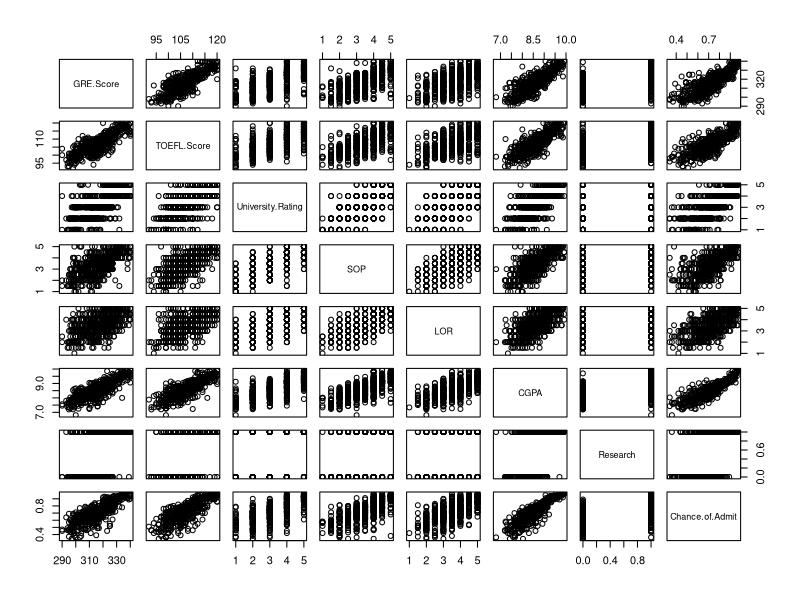
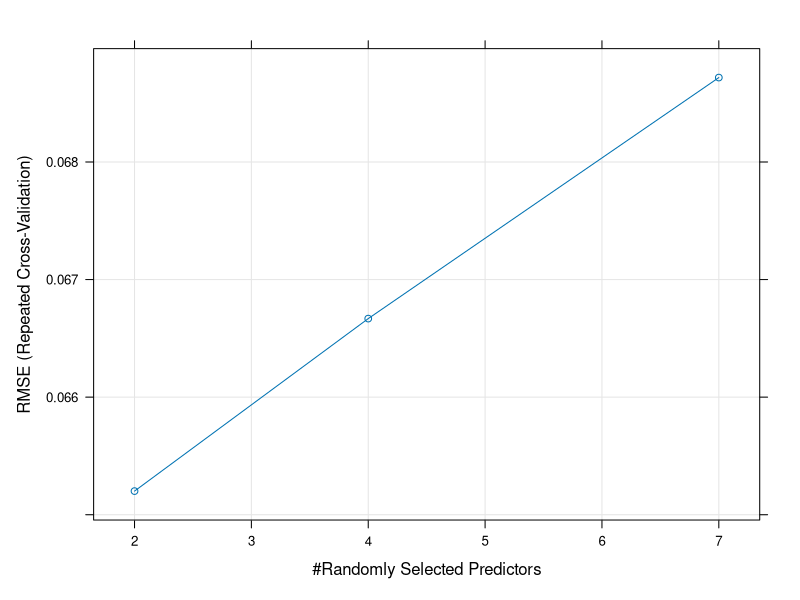

Write R code to recreate these figures, in order. (Note: this script raises an error after producing the figures.)
# 대학원 입시 데이터를 활용한 합격류 예측 

data <- read.csv("university.csv", header = TRUE)
head(data,3)
str(data)

# 결측치 확인 
sum(is.na(data))

# 유니크 값 확인 
# 대략적인 값의 분포 확인 가능
unique(data$GRE.Score)
unique(data$TOEFL.Score)
unique(data$University.Rating)
unique(data$SOP)
unique(data$LOR)
unique(data$Research)

# 제일 중요한것은 taget값 확인
unique(data$Chance.of.Admit)
max(data$Chance.of.Admit)
min(data$Chance.of.Admit)

table(data$University.Rating)
table(data$Research)

# 변수 산점도 
plot(data)

# 회귀분석을 통해 합격률 예측 

set.seed(2021)

newdata <- data
View(newdata)
train_ratio <- 0.8
datatotal <- sort(sample(nrow(newdata),nrow(newdata)*train_ratio))
train <- newdata[datatotal,]
test <- newdata[-datatotal,]

# 로지스틱 회귀 분석

library(caret)
ctrl <- trainControl(method = "repeatedcv",repeats = 5)
logistic <- train(Chance.of.Admit~.,
            data = train,
            method = "glm",
            trControl=ctrl,
            preProcess=c("center","scale"),
            metric="RMSE")
# glm = generalized linear model
# 데이터 전처리 필요! 
# 평가 방식: RMSE
# 분류 문제일땐, accuracy
# 예측 문제일땐, RMSE

logistic

logistic_pred <- predict(logistic,newdata=test)
logistic_pred

# 엘라스틱넷
ctrl <- trainControl(method = "repeatedcv",repeats = 5)
elastic <- train(Chance.of.Admit~.,
                  data = train,
                  method = "glmnet",
                  trControl=ctrl,
                  preProcess=c("center","scale"),
                  metric="RMSE")
elastic
# 평가하기
# 최적화 값
# alpha 가 0 일때 L1, Lasso Regression 
#          1 일때 L2, Ridge Regression
# lambda 전체 제약식의 크기 

elasticnet_pred <- predict(elastic, newdata=test)
postResample(pred=elasticnet_pred,obs = test$Chance.of.Admit)

# RMSE가 낮을수록 좋음 

# 랜덤포레스트 

rf <- train(Chance.of.Admit~.,
                 data = train,
                 method = "rf",
                 trControl=ctrl,
                 preProcess=c("center","scale"),
                 metric="RMSE")
rf
plot(rf)

# 평가하기
rf_pred <- predict(rf, newdata=test)
postResample(pred=rf_pred,obs = test$Chance.of.Admit)

# 선형 서포트 벡터 머신 

svmlinear <- train(Chance.of.Admit~.,
            data = train,
            method = "svmLinear",
            trControl=ctrl,
            preProcess=c("center","scale"),
            metric="RMSE")
svmlinear

# 예측하기 
svmlinear_pred <- predict(svmlinear,newdata=test)
postResample(pred = svmlinear_pred, obs = test$Chance.of.Admit)

#커널 서포트 벡터 머신

svmkernel <- train(Chance.of.Admit~.,
                   data = train,
                   method = "svmPoly",
                   trControl=ctrl,
                   preProcess=c("center","scale"),
                   metric="RMSE")
svmkernel
# degree = 차수
# scale =  내적크기 조절
# C = 비용

plot(svmkernel)

# 예측하기 
svmkernel_pred <- predict(svmkernel, newdata = test)
postResample(pred = svmkernel_pred,obs = test$Chance.of.Admit)

# 모형결과 비교 하면 최종적으로 엘라스틱넷이 가장 좋은 모형으로 평가가 된다. 
